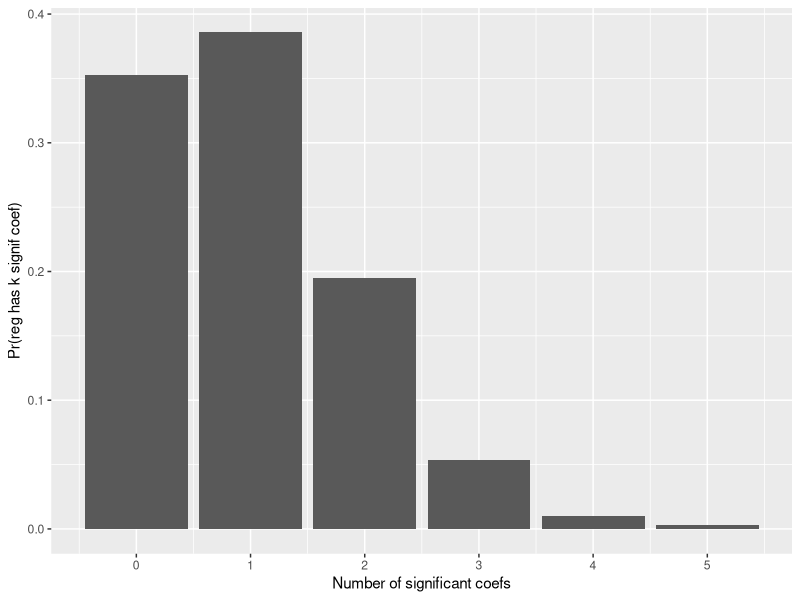

This chart was generated by the following R code:
## ---- chunk 1
knitr::opts_chunk$set(cache = TRUE, autdep = TRUE)
set.seed(123512)
## ---- chunk 2
library("tidyverse")
library("broom")
library("stringr")
library("magrittr")
## ---- chunk 3
sim_reg_nothing <- function(n, k, sigma = 1, .id = NULL) {
  .data <- rnorm(n * k, mean = 0, sd = 1) %>%
    matrix(nrow = n, ncol = k) %>%
    set_colnames(str_c("X", seq_len(k))) %>%
    as_tibble()
  .data$y <- rnorm(n, mean = 0, sd = 1)
  # Run first regression
  .formula1 <- as.formula(str_c("y", "~", str_c("X", seq_len(k), collapse = "+")))
  mod <- lm(.formula1, data = .data, model = FALSE)
  df <- tidy(mod)
  df[[".id"]] <- .id
  df
}
## ---- chunk 4
n <- 1000
k <- 19
results_sim <- sim_reg_nothing(n, k)
## ---- chunk 5
alpha <- 0.05
arrange(results_sim, p.value) %>%
  select(term, estimate, statistic, p.value) %>%
  head(n = 20)
## ---- chunk 6
number_sims <- 1024
sims <- map_df(seq_len(number_sims),
               function(i) {
                 sim_reg_nothing(n, k, .id = i)
               })
## ---- chunk 7
n_sig <-
  sims %>%
  group_by(.id) %>%
  summarise(num_sig = sum(p.value < alpha)) %>%
  count(num_sig) %>%
  ungroup() %>%
  mutate(p = n / sum(n))
## ---- chunk 8
sims %>%
  summarise(num_sig = sum(p.value < alpha), n = n()) %>%
  ungroup() %>%
  mutate(p = num_sig / n)
## ---- chunk 9
ggplot(n_sig, aes(x = num_sig, y = p)) +
  geom_bar(stat = "identity") +
  scale_x_continuous("Number of significant coefs",
                     breaks = unique(n_sig$num_sig)) +
  labs(y = "Pr(reg has k signif coef)")
## ---- chunk 10
(1 - (1 - alpha) ^ (k + 1))
## ---- chunk 11
sim_datasnoop <- function(n = 100, k = 50, p = 0.10) {
  .data <- rnorm(n * k, mean = 0, sd = 1) %>%
    matrix(nrow = n, ncol = k) %>%
    set_colnames(str_c("X", seq_len(k))) %>%
    as_tibble()
  .data$y <- rnorm(n, mean = 0, sd = 1)
  # Run first regression
  .formula1 <- as.formula(str_c("y", "~", str_c("X", seq_len(k), collapse = "+")))
  mod1 <- lm(.formula1, data = .data, model = FALSE)
  
  # Select model with only significant values (ignoring intercept)
  signif_x <-
    tidy(mod1) %>%
    filter(p.value < p, 
           term != "(Intercept)") %>%
    `[[`("term")
  if (length(signif_x > 0)) {
    .formula2 <- str_c(str_c("y", "~", str_c(signif_x, collapse = "+")))
    mod2 <- lm(.formula2, data = .data, model = FALSE)
  } else {
    mod2 <- NULL
  }
  tibble(mod1 = list(mod1), mod2 = list(mod2))
}
## ---- chunk 12
n_sims <- 1024
alpha <- 0.05
sims <- rerun(n_sims, sim_datasnoop()) %>%
  bind_rows() %>%
  mutate(
    r2_1 = map_dbl(mod1, ~ glance(.x)$r.squared),
    r2_2 = map_dbl(mod2, function(x) if (is.null(x)) NA_real_ else glance(x)$r.squared),
    pvalue_1 = map_dbl(mod1, ~ glance(.x)$p.value),
    pvalue_2 = map_dbl(mod2, function(x) if (is.null(x)) NA_real_ else glance(x)$p.value),
    sig_1 = map_dbl(mod1,
                      ~ nrow(filter(tidy(.x), term != "(Intercept)", p.value < alpha))),
    sig_2 = map_dbl(mod2,
                      function(x) {
                        if (is.null(x)) NA_real_
                        else nrow(filter(tidy(x), term != "(Intercept)", p.value < alpha))
                      })
    )
select(sims, r2_1, r2_2, pvalue_1, pvalue_2, sig_1, sig_2) %>%
  summarise_all(funs(mean(., na.rm = TRUE)))
